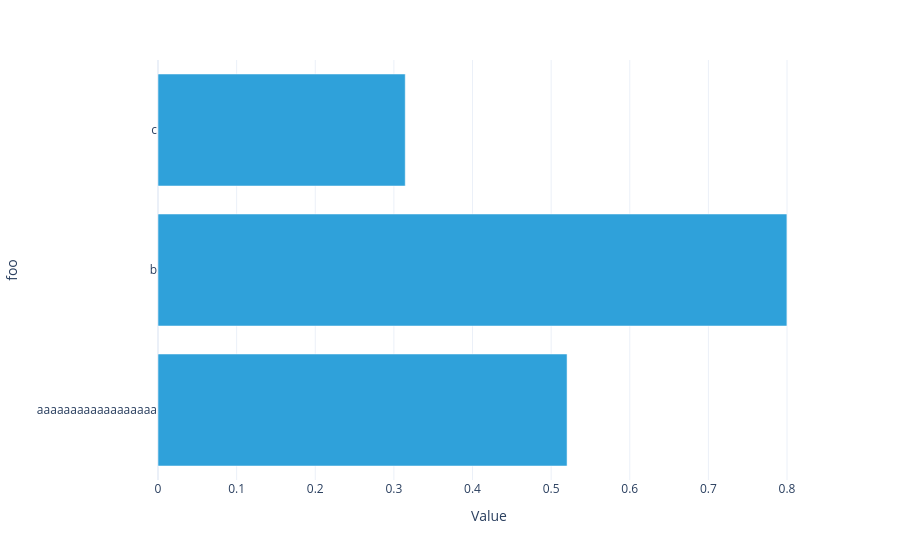

The cell this chart's notebook holds for it:
### Code cell
#|hide
plotly_dataarray(U1.array)

### Figure 1 — Plotly figure (JSON) as saved in the notebook; plotly's stock layout.template omitted (floating-point values rounded to 4 significant figures)
{"data": [{"hovertemplate": "Value=%{x}<br>foo=%{y}<extra></extra>", "legendgroup": "", "marker": {"color": "#2fa1da", "pattern": {"shape": ""}}, "name": "", "orientation": "h", "showlegend": false, "textposition": "auto", "type": "bar", "x": [0.5203, 0.7999, 0.3145], "xaxis": "x", "y": ["aaaaaaaaaaaaaaaaaa", "b", "c"], "yaxis": "y"}], "layout": {"barmode": "relative", "legend": {"title": {}, "tracegroupgap": 0}, "margin": {"t": 60}, "xaxis": {"anchor": "y", "domain": [0, 1], "title": {"text": "Value"}}, "yaxis": {"anchor": "x", "domain": [0, 1], "title": {"text": "foo"}}}}
